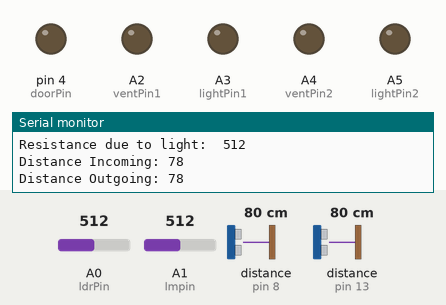
The sketch below on a simulated Arduino Uno, built with avr-gcc and run on an emulated ATmega328P. On the bench: output pins drawn as LEDs (lit = HIGH), the last lines printed to the serial monitor. Wiring (inferred from the names in the program): 2 × ultrasonic range finder: trigger pin 7, echo pin 8 / trigger pin 12, echo pin 13. The test bench sets the inputs (shaded band); at power-on: distance to the obstacle (sensors on pin 8, pin 13) 80 cm, A0 (ldrPin) = 512, A1 (lmpin) = 512. The echo pulse lasts 58.3 µs per cm; pins used as bus, display or sensor lines are not drawn.

Above: at 4.8 s.
4.9 s: distance to the obstacle (sensor on pin 8) set to 2 cm
At 10.7 s:
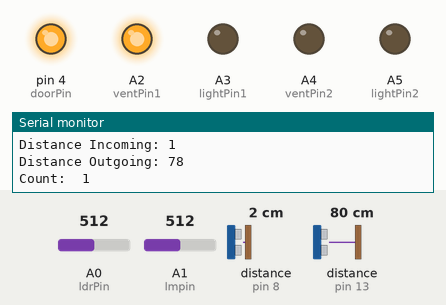
11.6 s: A0 (ldrPin) set to 81
16.6 s: A0 (ldrPin) set to 68
At 23.1 s:
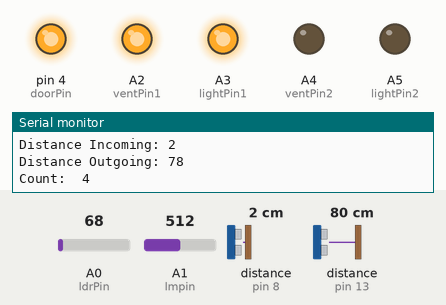
23.7 s: A1 (lmpin) set to 80
28.7 s: A1 (lmpin) set to 69
At 35.2 s:
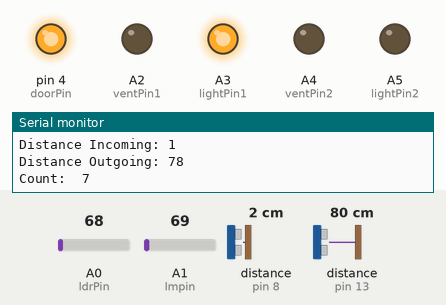
35.8 s: distance to the obstacle (sensor on pin 8) set to 35 cm
At 37.0 s:
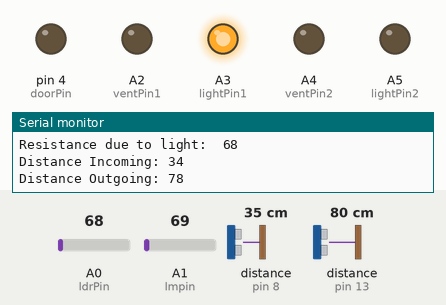
Timing chart, 0 to 38.8 s (numbered marks = the images above; inputs shaded):
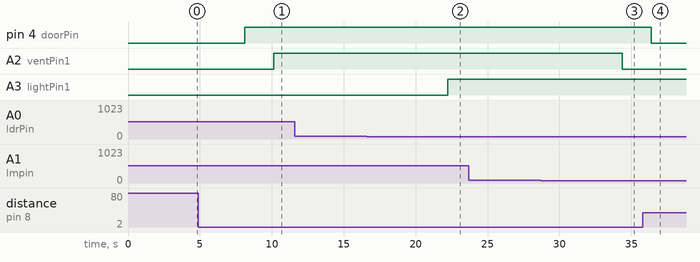

The sketch:

finalwithultra.ino
```cpp
#include <Servo.h>
Servo Servo1;
const int ldrPin = A0; // select the input pin for LDR
int ldrValue = 0; // variable to store the value coming from the sensor
const int lmpin=A1; // Assigning analog pin A1 to variable 'sensor'
const int ventPin1 = A2;
const int lightPin1=A3;
const int ventPin2 = A4;
const int lightPin2=A5;
const int trigPini = 7;
const int echoPini= 8;
const int trigPino= 12;
const int echoPino= 13;
const int doorPin = 4;
int count=0;
char choice;
long durationi, durationo;
int distancei, distanceo;
float tempc;  //variable to store temperature in degree Celsius
float vout;  //temporary variable to hold sensor reading
void setup()
{
pinMode(trigPini, OUTPUT); // Sets the trigPin as an Output
pinMode(echoPini, INPUT); // Sets the echoPin as an Input
pinMode(trigPino, OUTPUT); // Sets the trigPin as an Output
pinMode(echoPino, INPUT); // Sets the echoPin as an Input
pinMode(lmpin,INPUT); // lm35 kdun input (a1)
pinMode (ldrPin, INPUT); //ldr kdun input(a0)
pinMode (ventPin1, OUTPUT); // lm35 mule alela output
pinMode(lightPin1, OUTPUT); //ldr mule alela output
pinMode (ventPin2, OUTPUT); // lm35 mule alela output
pinMode(lightPin2, OUTPUT); //ldr mule alela output
pinMode(doorPin, OUTPUT);
Serial.begin(9600);
}
void loop()
{
tempcalc();
ldrcalc();
incomingdist();
outgoingdist();

if (distancei<=20 && distanceo<=20) {digitalWrite(doorPin, HIGH); delay(2000); }
if (distancei<=20 && distanceo>=20) {count = count+1; digitalWrite(doorPin, HIGH); delay(2000);}
if (distancei>=20 && distanceo<=20) {count = count-1; digitalWrite(doorPin, HIGH); delay(2000);}
if (distancei>=20 && distanceo>=20) {digitalWrite(doorPin, LOW); delay(2000);}

Serial.print("Count:\t");
Serial.println(count);
if (count < 0 ) { count = 0; }
else if (count == 0) {choice ='a';}
else if (count > 0 && count <=20 && ldrValue<=75 && tempc>=20.00) {choice = 'b';}
else if (count > 0 && count <=20 && ldrValue>=75 && tempc>=20.00){choice='c';}
else if (count > 0 && count <=20 && ldrValue<=75 && tempc<=20.00) {choice = 'd';}
else if (count > 0 && count <=20 && ldrValue>=75 && tempc<=20.00) {choice = 'e';}
else if (count > 20 && ldrValue<=75 && tempc>=20.00) {choice = 'f';}
else if (count > 20 && ldrValue>=75 && tempc>=20.00){choice='g';}
else if (count > 20 && ldrValue<=75 && tempc<=20.00) {choice = 'h';}
else if (count > 20 && ldrValue>=75 && tempc<=20.00) {choice = 'i';}
else {choice='j';}

switch (choice)
{
   case 'a': digitalWrite(lightPin1, LOW); digitalWrite(lightPin2, LOW); digitalWrite(ventPin1, LOW);  digitalWrite(ventPin2, LOW); delay(2000); break;
   case 'b': digitalWrite(lightPin1, HIGH); digitalWrite(lightPin2, LOW); digitalWrite(ventPin1, HIGH);  digitalWrite(ventPin2, LOW); delay(2000); break;
   case 'c': digitalWrite(lightPin1, LOW); digitalWrite(lightPin2, LOW); digitalWrite(ventPin1, HIGH);  digitalWrite(ventPin2, LOW); delay(2000); break;
   case 'd': digitalWrite(lightPin1, HIGH); digitalWrite(lightPin2, LOW); digitalWrite(ventPin1, LOW);  digitalWrite(ventPin2, LOW); delay(2000); break;
   case 'e': digitalWrite(lightPin1, LOW); digitalWrite(lightPin2, LOW); digitalWrite(ventPin1, HIGH);  digitalWrite(ventPin2, LOW); delay(2000); break;
   case 'f': digitalWrite(lightPin1, HIGH); digitalWrite(lightPin2, HIGH); digitalWrite(ventPin1, HIGH);  digitalWrite(ventPin2, HIGH); delay(2000); break;
   case 'g': digitalWrite(lightPin1, LOW); digitalWrite(lightPin2, LOW); digitalWrite(ventPin1, HIGH);  digitalWrite(ventPin2, HIGH); delay(2000); break;
   case 'h': digitalWrite(lightPin1, HIGH); digitalWrite(lightPin2, HIGH); digitalWrite(ventPin1, HIGH);  digitalWrite(ventPin2, LOW); delay(2000); break;
   case 'i': digitalWrite(lightPin1, HIGH); digitalWrite(lightPin2, LOW); digitalWrite(ventPin1, HIGH);  digitalWrite(ventPin2, LOW); delay(2000); break;
   case 'j': digitalWrite(lightPin1, LOW); digitalWrite(lightPin2, LOW); digitalWrite(ventPin1, LOW);  digitalWrite(ventPin2, LOW); delay(2000); break;
   default : break;
}
}

void tempcalc()
{
  vout=analogRead(lmpin);
Serial.println(vout);
tempc=vout*0.27555555;
 // Storing value in Degree Celsius
Serial.print("in Degree C:\t");
Serial.println(tempc);
}

void ldrcalc()
{
ldrValue = analogRead(ldrPin); // read the value from the sensor
Serial.print("Resistance due to light:\t");
Serial.println(ldrValue);
}

void incomingdist()
{
digitalWrite(trigPini, LOW);
delayMicroseconds(2);
digitalWrite(trigPini, HIGH);
delayMicroseconds(10);
digitalWrite(trigPini, LOW);
durationi= pulseIn(echoPini, HIGH); // Reads the echoPin, returns the sound wave travel time in microseconds
distancei= durationi*0.034/2; // Calculating the distance
Serial.print("Distance Incoming: "); // Prints the distance on the Serial Monitor
Serial.println(distancei);
}

void outgoingdist()
{
digitalWrite(trigPino, LOW);
delayMicroseconds(2); // Sets the trigPin on HIGH state for 10 micro seconds
digitalWrite(trigPino, HIGH);
delayMicroseconds(10);
digitalWrite(trigPino, LOW);
durationo= pulseIn(echoPino, HIGH);
distanceo= durationo*0.034/2;
Serial.print("Distance Outgoing: "); // Prints the distance on the Serial Monitor
Serial.println(distanceo);
}
```

Measured:
- the behaviour switches between 76 and 75 on A0 (ldrPin) (found by bisection; images 1 and 2)
- the behaviour switches between 73 and 72 on A1 (lmpin) (found by bisection; images 2 and 3)
- after the input at 4.9 s, pin 4 (doorPin): LOW → HIGH after 3.2 s; A2 (ventPin1): LOW → HIGH after 5.2 s
- after the input at 16.6 s, A3 (lightPin1): LOW → HIGH after 5.6 s
- after the input at 28.7 s, A2 (ventPin1): HIGH → LOW after 5.7 s
- after the input at 35.8 s, pin 4 (doorPin): HIGH → LOW after 0.60 s
